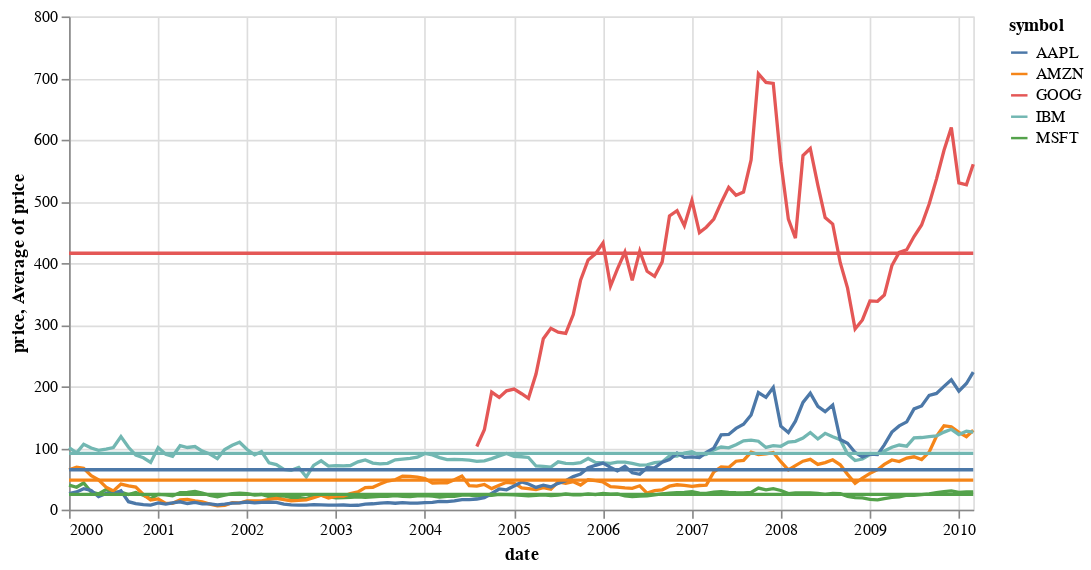

Notebook code cell kept with this figure:
### Code cell
import altair as alt
from vega_datasets import data

source = data.stocks()

base = alt.Chart(source).properties(width=550)

line = base.mark_line().encode(
    x='date',
    y='price',
    color='symbol'
)

rule = base.mark_rule().encode(
    y='average(price)',
    color='symbol',
    size=alt.value(2)
)

line + rule

### Figure 1 — Vega-Lite specification as saved in the notebook (floating-point values rounded to 4 significant figures; data arrays with more than 128 entries replaced by an {"elided": "..."} marker saying what was removed)
{"$schema": "https://vega.github.io/schema/vega-lite/v3.4.0.json", "config": {"mark": {"tooltip": null}, "view": {"height": 300, "width": 400}}, "data": {"name": "data-96e857a61c6b623bafe23440d582a500"}, "datasets": {"data-96e857a61c6b623bafe23440d582a500": {"elided": "560 records"}}, "layer": [{"encoding": {"color": {"field": "symbol", "type": "nominal"}, "x": {"field": "date", "type": "temporal"}, "y": {"field": "price", "type": "quantitative"}}, "mark": "line", "width": 550}, {"encoding": {"color": {"field": "symbol", "type": "nominal"}, "size": {"value": 2}, "y": {"aggregate": "average", "field": "price", "type": "quantitative"}}, "mark": "rule", "width": 550}]}
